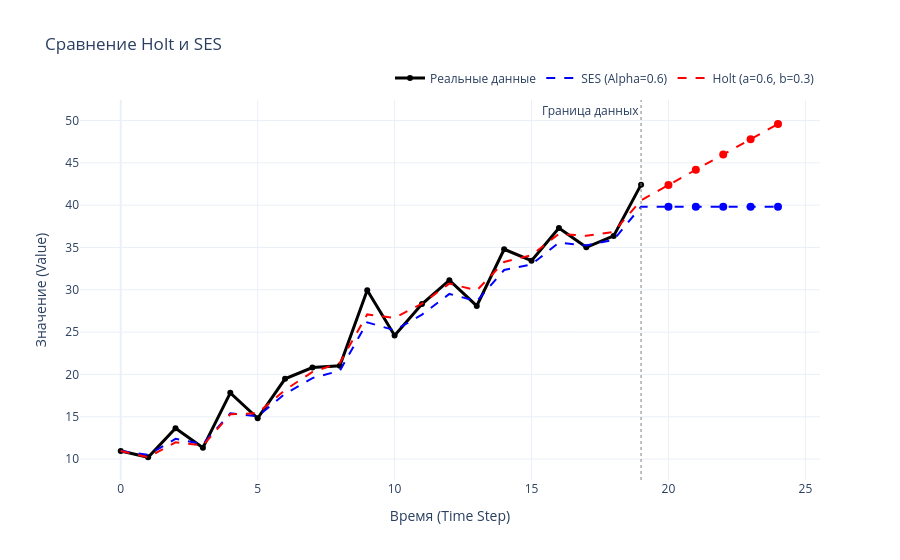

Here is the notebook cell this chart was saved with:
### Code cell
# 1. Генерируем данные с ЯВНЫМ ТРЕНДОМ
np.random.seed(12)
# Линейный рост от 10 до 40 + немного шума
data = np.linspace(10, 40, 20) + np.random.normal(0, 2, 20)

# 2. Обучаем SES (она не умеет видеть тренд)
ses_model = SimpleExpSmoothing(alpha=0.6)
ses_model.fit(data)

# 3. Обучаем HOLT (она видит тренд)
# alpha=0.6 (реакция на уровень), beta=0.3 (умеренно меняем тренд)
holt_model = HoltLinearTrend(alpha=0.6, beta=0.3)
holt_model.fit(data)

# 4. Визуализация
plot_comparison(data, [ses_model, holt_model], pred_steps=5, title = 'Сравнение Holt и SES')

### Figure 1 — Plotly figure (JSON) as saved in the notebook; plotly's stock layout.template omitted (floating-point values rounded to 4 significant figures)
{"data": [{"line": {"color": "black", "width": 3}, "marker": {"color": "black", "size": 6}, "mode": "lines+markers", "name": "Реальные данные", "type": "scatter", "x": [0, 1, 2, 3, 4, 5, 6, 7, 8, 9, 10, 11, 12, 13, 14, 15, 16, 17, 18, 19], "y": [10.95, 10.22, 13.64, 11.34, 17.82, 14.83, 19.48, 20.81, 21.02, 29.95, 24.59, 28.31, 31.14, 28.1, 34.79, 33.44, 37.29, 35.01, 36.36, 42.42]}, {"legendgroup": "group_0", "line": {"color": "blue", "dash": "dash", "width": 2}, "mode": "lines", "name": "SES (Alpha=0.6)", "type": "scatter", "x": [0, 1, 2, 3, 4, 5, 6, 7, 8, 9, 10, 11, 12, 13, 14, 15, 16, 17, 18, 19, 20, 21, 22, 23, 24], "y": [10.95, 10.51, 12.39, 11.76, 15.4, 15.05, 17.71, 19.57, 20.44, 26.15, 25.22, 27.07, 29.51, 28.66, 32.34, 33.0, 35.57, 35.24, 35.91, 39.82, 39.82, 39.82, 39.82, 39.82, 39.82]}, {"hoverinfo": "y+name", "legendgroup": "group_0", "marker": {"color": "blue", "size": 8, "symbol": "circle"}, "mode": "markers", "name": "SES (Alpha=0.6) (Forecast)", "showlegend": false, "type": "scatter", "x": [20, 21, 22, 23, 24], "y": [39.82, 39.82, 39.82, 39.82, 39.82]}, {"legendgroup": "group_1", "line": {"color": "red", "dash": "dash", "width": 2}, "mode": "lines", "name": "Holt (a=0.6, b=0.3)", "type": "scatter", "x": [0, 1, 2, 3, 4, 5, 6, 7, 8, 9, 10, 11, 12, 13, 14, 15, 16, 17, 18, 19, 20, 21, 22, 23, 24], "y": [10.95, 10.22, 11.98, 11.6, 15.29, 15.43, 18.17, 20.3, 21.37, 27.09, 26.68, 28.37, 30.73, 29.93, 33.29, 34.1, 36.61, 36.37, 36.84, 40.58, 42.38, 44.18, 45.98, 47.78, 49.59]}, {"hoverinfo": "y+name", "legendgroup": "group_1", "marker": {"color": "red", "size": 8, "symbol": "circle"}, "mode": "markers", "name": "Holt (a=0.6, b=0.3) (Forecast)", "showlegend": false, "type": "scatter", "x": [20, 21, 22, 23, 24], "y": [42.38, 44.18, 45.98, 47.78, 49.59]}], "layout": {"annotations": [{"showarrow": false, "text": "Граница данных", "x": 19, "xanchor": "right", "xref": "x", "y": 1, "yanchor": "top", "yref": "y domain"}], "hovermode": "x unified", "legend": {"orientation": "h", "x": 1, "xanchor": "right", "y": 1.02, "yanchor": "bottom"}, "shapes": [{"line": {"color": "gray", "dash": "dot", "width": 1}, "type": "line", "x0": 19, "x1": 19, "xref": "x", "y0": 0, "y1": 1, "yref": "y domain"}], "title": {"text": "Сравнение Holt и SES"}, "xaxis": {"title": {"text": "Время (Time Step)"}}, "yaxis": {"title": {"text": "Значение (Value)"}}}}
